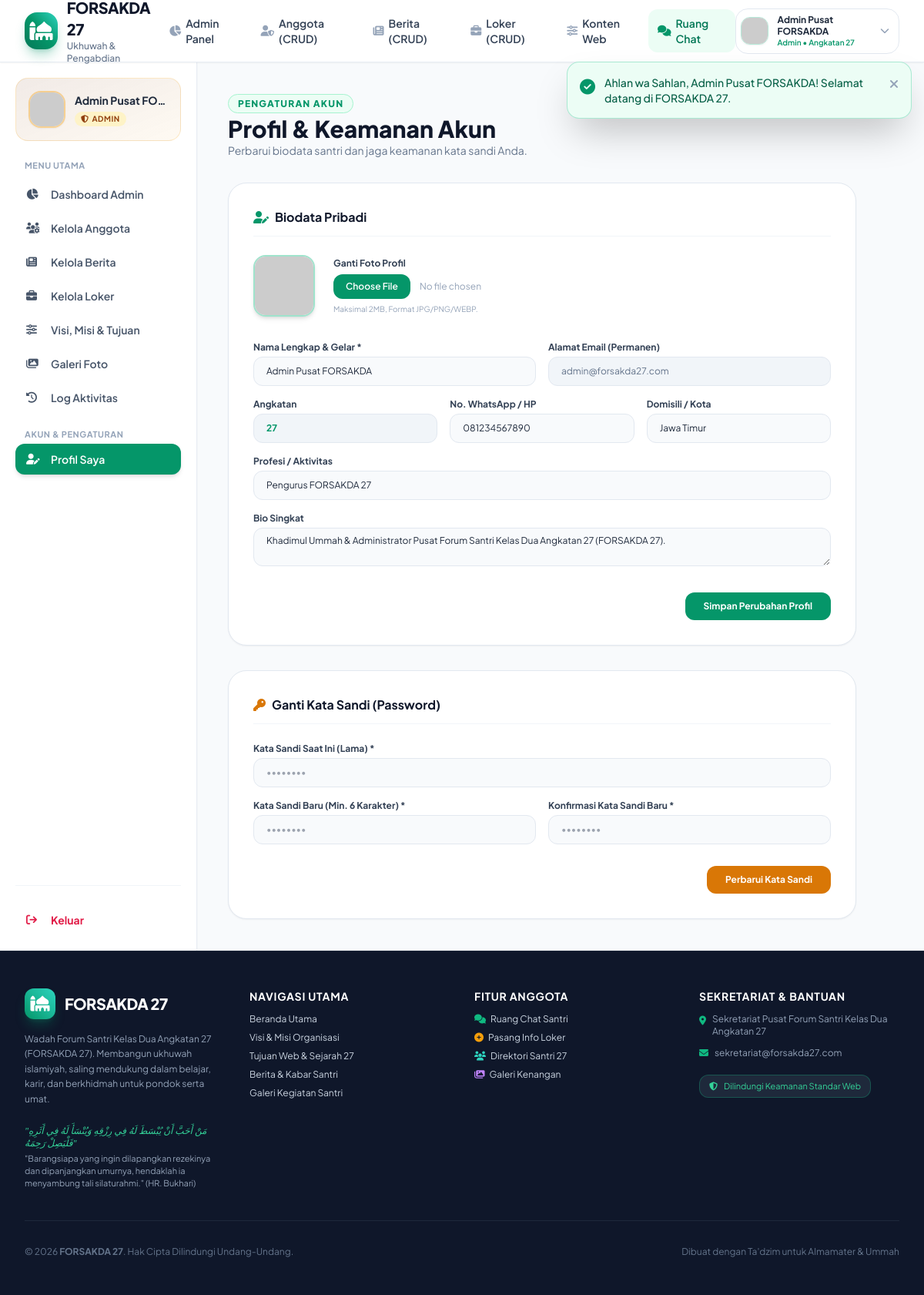
The app's page /views/member/profil.php (signed in) with its own data.
### tables this page shows
CREATE TABLE IF NOT EXISTS `users` (
  `id` INT AUTO_INCREMENT PRIMARY KEY,
  `nama` VARCHAR(100) NOT NULL,
  `email` VARCHAR(100) NULL DEFAULT NULL,
  `password` VARCHAR(255) NOT NULL,
  `role` ENUM('admin', 'anggota', 'publik') DEFAULT 'anggota',
  `status` ENUM('active', 'pending', 'suspended') DEFAULT 'active',
  `angkatan` VARCHAR(20) DEFAULT '27',
  `no_hp` VARCHAR(30) NULL,
  `domisili` VARCHAR(100) NULL,
  `profesi` VARCHAR(100) NULL,
  `bio` TEXT NULL,
  `foto` VARCHAR(255) NULL,
  `created_at` DATETIME DEFAULT CURRENT_TIMESTAMP,
  `updated_at` DATETIME DEFAULT CURRENT_TIMESTAMP ON UPDATE CURRENT_TIMESTAMP,
  UNIQUE KEY `email_unique` (`email`),
  INDEX (`nama`),
  INDEX (`role`),
  INDEX (`status`)
);

### config/auth.php (called while the page is built, shortened)
<?php
require_once __DIR__ . '/security.php';
function is_logged_in(): bool {
    return !empty($_SESSION['user_id']) && !empty($_SESSION['user_role']);
}
function current_user(): ?array {
    return [
        'id'        => (int)$_SESSION['user_id'],
        'nama'      => $_SESSION['user_nama'] ?? 'Pengguna',
        'email'     => $_SESSION['user_email'] ?? '',
        'role'      => $_SESSION['user_role'] ?? 'publik',
        'status'    => $_SESSION['user_status'] ?? 'active',
        'foto'      => $_SESSION['user_foto'] ?? '',
        'angkatan'  => $_SESSION['user_angkatan'] ?? '27',
        'no_hp'     => $_SESSION['user_no_hp'] ?? '',
        'domisili'  => $_SESSION['user_domisili'] ?? '',
        'profesi'   => $_SESSION['user_profesi'] ?? ''
    ];
}
function has_role($roles): bool {
    if (is_string($roles)) {
        $roles = [$roles];
    }
    $userRole = $_SESSION['user_role'] ?? '';
    return in_array($userRole, $roles, true);
}

### config/security.php (called while the page is built, shortened)
<?php
function e(?string $data): string {
    return htmlspecialchars($data, ENT_QUOTES | ENT_SUBSTITUTE, 'UTF-8');
}

### views/member/profil.php (the view, shortened to what this page needs)
<?php
require_once __DIR__ . '/../../includes/header.php';
$user = current_user();
$pdo = Database::getConnection();
$stmt = $pdo->prepare("SELECT * FROM users WHERE id = :uid LIMIT 1");
$stmt->execute([':uid' => $user['id']]);
$userData = $stmt->fetch();
?>
<div class="flex-1 flex flex-col md:flex-row bg-slate-50 dark:bg-slate-950">
    <?php require_once __DIR__ . '/../../includes/sidebar.php'; ?>
    <main class="flex-1 p-6 sm:p-10 space-y-8 overflow-y-auto max-w-4xl">
        <div>
            <span class="text-xs font-extrabold uppercase tracking-widest text-brand-600 bg-brand-50 px-3 py-1 rounded-full border border-brand-200">
                Pengaturan Akun
            </span>
            <h1 class="text-2xl sm:text-3xl font-black text-slate-900 dark:text-white mt-1">
                Profil & Keamanan Akun
            </h1>
            <p class="text-slate-500 dark:text-slate-400 text-xs sm:text-sm">
                Perbarui biodata santri dan jaga keamanan kata sandi Anda.
            </p>
        </div>
        <div class="bg-white dark:bg-slate-900 rounded-3xl p-6 sm:p-8 border border-slate-200 dark:border-slate-800 shadow-sm space-y-6">
            <h3 class="text-base font-bold text-slate-900 dark:text-white flex items-center gap-2 border-b border-slate-100 dark:border-slate-800 pb-3">
                <i class="fa-solid fa-user-pen text-brand-600"></i> Biodata Pribadi
            </h3>
            <form method="POST" action="<?php echo BASE_URL; ?>/actions/auth_process.php" enctype="multipart/form-data" class="space-y-4">
                <div class="flex flex-col sm:flex-row items-center gap-6 pb-4">
                    <img id="avatarPreview" src="<?php echo !empty($userData['foto']) ? BASE_URL . '/' . e($userData['foto']) : 'https://ui-avatars.com/api/?name=' . urlencode($userData['nama']) . '&background=059669&color=fff'; ?>"
                         alt="<?php echo e($userData['nama']); ?>"
                         class="w-20 h-20 rounded-2xl object-cover border-2 border-emerald-500/40 shadow-md">
                    <div class="space-y-1.5 text-center sm:text-left">
                        <label class="block text-xs font-bold text-slate-700 dark:text-slate-300">Ganti Foto Profil</label>
                        <input type="file" name="foto" accept="image/png, image/jpeg, image/webp" data-preview-target="avatarPreview" class="image-preview-input text-xs text-slate-400 file:mr-3 file:py-2 file:px-4 file:rounded-xl file:border-0 file:text-xs file:font-semibold file:bg-brand-600 file:text-white hover:file:bg-brand-500">
                        <p class="text-[10px] text-slate-400">Maksimal 2MB, Format JPG/PNG/WEBP.</p>
                    </div>
                </div>
                <div class="grid grid-cols-1 sm:grid-cols-2 gap-4">
                    <div>
                        <label class="block text-xs font-bold text-slate-700 dark:text-slate-300 mb-1">Nama Lengkap & Gelar *</label>
                        <input type="text" name="nama" value="<?php echo e($userData['nama']); ?>" required class="w-full px-4 py-2.5 bg-slate-50 dark:bg-slate-800 border border-slate-200 dark:border-slate-700 rounded-xl text-xs text-slate-800 dark:text-slate-100">
                    </div>
                    <div>
                        <label class="block text-xs font-bold text-slate-700 dark:text-slate-300 mb-1">Alamat Email (Permanen)</label>
                        <input type="email" value="<?php echo e($userData['email']); ?>" disabled class="w-full px-4 py-2.5 bg-slate-100 dark:bg-slate-800/40 border border-slate-200 dark:border-slate-700 rounded-xl text-xs text-slate-500">
                    </div>
                </div>
                <div class="grid grid-cols-1 sm:grid-cols-3 gap-4">
                    <div>
                        <label class="block text-xs font-bold text-slate-700 dark:text-slate-300 mb-1">Angkatan</label>
                        <input type="text" value="27" disabled class="w-full px-4 py-2.5 bg-slate-100 dark:bg-slate-800/40 border border-slate-200 dark:border-slate-700 rounded-xl text-xs font-bold text-brand-600">
                    </div>
                    <div>
                        <label class="block text-xs font-bold text-slate-700 dark:text-slate-300 mb-1">No. WhatsApp / HP</label>
                        <input type="text" name="no_hp" value="<?php echo e($userData['no_hp']); ?>" placeholder="08xxxxxxxxxx" class="w-full px-4 py-2.5 bg-slate-50 dark:bg-slate-800 border border-slate-200 dark:border-slate-700 rounded-xl text-xs text-slate-800 dark:text-slate-100">
                    </div>
                    <div>
                        <label class="block text-xs font-bold text-slate-700 dark:text-slate-300 mb-1">Domisili / Kota</label>
                        <input type="text" name="domisili" value="<?php echo e($userData['domisili']); ?>" placeholder="Jakarta, Surabaya..." class="w-full px-4 py-2.5 bg-slate-50 dark:bg-slate-800 border border-slate-200 dark:border-slate-700 rounded-xl text-xs text-slate-800 dark:text-slate-100">
                    </div>
                </div>
                <div>
                    <label class="block text-xs font-bold text-slate-700 dark:text-slate-300 mb-1">Profesi / Aktivitas</label>
                    <input type="text" name="profesi" value="<?php echo e($userData['profesi']); ?>" placeholder="Software Engineer, Guru, Wirausaha..." class="w-full px-4 py-2.5 bg-slate-50 dark:bg-slate-800 border border-slate-200 dark:border-slate-700 rounded-xl text-xs text-slate-800 dark:text-slate-100">
                </div>
                <div>
                    <label class="block text-xs font-bold text-slate-700 dark:text-slate-300 mb-1">Bio Singkat</label>
                    <textarea name="bio" rows="2" class="w-full px-4 py-2 bg-slate-50 dark:bg-slate-800 border border-slate-200 dark:border-slate-700 rounded-xl text-xs text-slate-800 dark:text-slate-100"><?php echo e($userData['bio']); ?></textarea>
                </div>
                <div class="pt-3 text-right">
                    <button type="submit" class="px-6 py-2.5 bg-brand-600 hover:bg-brand-500 text-white font-bold rounded-xl text-xs transition">
                        Simpan Perubahan Profil
                    </button>
                </div>
            </form>
        </div>
        <div class="bg-white dark:bg-slate-900 rounded-3xl p-6 sm:p-8 border border-slate-200 dark:border-slate-800 shadow-sm space-y-6">
            <h3 class="text-base font-bold text-slate-900 dark:text-white flex items-center gap-2 border-b border-slate-100 dark:border-slate-800 pb-3">
                <i class="fa-solid fa-key text-amber-600"></i> Ganti Kata Sandi (Password)
            </h3>
            <form method="POST" action="<?php echo BASE_URL; ?>/actions/auth_process.php" class="space-y-4">
                <div>
                    <label class="block text-xs font-bold text-slate-700 dark:text-slate-300 mb-1">Kata Sandi Saat Ini (Lama) *</label>
                    <input type="password" name="old_password" required placeholder="••••••••" class="w-full px-4 py-2.5 bg-slate-50 dark:bg-slate-800 border border-slate-200 dark:border-slate-700 rounded-xl text-xs text-slate-800 dark:text-slate-100">
                </div>
                <div class="grid grid-cols-1 sm:grid-cols-2 gap-4">
                    <div>
                        <label class="block text-xs font-bold text-slate-700 dark:text-slate-300 mb-1">Kata Sandi Baru (Min. 6 Karakter) *</label>
                        <input type="password" name="new_password" required placeholder="••••••••" class="w-full px-4 py-2.5 bg-slate-50 dark:bg-slate-800 border border-slate-200 dark:border-slate-700 rounded-xl text-xs text-slate-800 dark:text-slate-100">
                    </div>
                    <div>
                        <label class="block text-xs font-bold text-slate-700 dark:text-slate-300 mb-1">Konfirmasi Kata Sandi Baru *</label>
                        <input type="password" name="confirm_password" required placeholder="••••••••" class="w-full px-4 py-2.5 bg-slate-50 dark:bg-slate-800 border border-slate-200 dark:border-slate-700 rounded-xl text-xs text-slate-800 dark:text-slate-100">
                    </div>
                </div>
                <div class="pt-3 text-right">
                    <button type="submit" class="px-6 py-2.5 bg-amber-600 hover:bg-amber-500 text-white font-bold rounded-xl text-xs transition">
                        Perbarui Kata Sandi
                    </button>
                </div>
            </form>
        </div>
    </main>
</div>
<?php require_once __DIR__ . '/../../includes/footer.php'; ?>

### includes/sidebar.php (shortened to what this page needs)
<?php
$user = current_user();
$currentScript = basename($_SERVER['PHP_SELF'] ?? '');
$isAdmin = has_role('admin');
?>
<aside class="hidden md:flex w-64 bg-white dark:bg-slate-900 border-r border-slate-200/80 dark:border-slate-800 p-5 flex-col justify-between shrink-0 shadow-sm">
    <div class="space-y-6">
        <div class="p-4 rounded-2xl bg-gradient-to-br <?php echo $isAdmin ? 'from-amber-900/10 to-amber-500/5 border border-amber-500/20' : 'from-brand-900/10 to-brand-500/5 border border-brand-500/20'; ?>">
            <div class="flex items-center gap-3">
                <img src="<?php echo !empty($user['foto']) ? BASE_URL . '/' . e($user['foto']) : 'https://ui-avatars.com/api/?name=' . urlencode($user['nama']) . '&background=059669&color=fff'; ?>"
                     alt="<?php echo e($user['nama']); ?>"
                     class="w-12 h-12 rounded-2xl object-cover border-2 <?php echo $isAdmin ? 'border-amber-500/40' : 'border-brand-500/40'; ?> shadow-sm">
                <div class="overflow-hidden">
                    <h4 class="text-sm font-bold text-slate-800 dark:text-white truncate"><?php echo e($user['nama']); ?></h4>
                    <span class="inline-flex items-center px-2 py-0.5 rounded-full text-[10px] font-bold uppercase tracking-wider <?php echo $isAdmin ? 'bg-amber-100 text-amber-800' : 'bg-brand-100 text-brand-800'; ?>">
                        <i class="fa-solid <?php echo $isAdmin ? 'fa-shield-halved mr-1' : 'fa-user-check mr-1'; ?>"></i>
                        <?php echo e($user['role']); ?>
                    </span>
                </div>
            </div>
        </div>
        <div class="space-y-1">
            <p class="px-3 text-[11px] font-bold text-slate-400 uppercase tracking-wider mb-2">Menu Utama</p>
            <?php if ($isAdmin): ?>
                <a href="<?php echo BASE_URL; ?>/views/admin/dashboard.php" class="flex items-center gap-3 px-3.5 py-2.5 rounded-xl text-sm font-semibold <?php echo ($currentScript === 'dashboard.php') ? 'bg-brand-600 text-white shadow-md shadow-brand-600/30' : 'text-slate-600 hover:bg-slate-100'; ?> transition">
                    <i class="fa-solid fa-chart-pie w-5"></i> Dashboard Admin
                </a>
                <a href="<?php echo BASE_URL; ?>/views/admin/users.php" class="flex items-center gap-3 px-3.5 py-2.5 rounded-xl text-sm font-semibold <?php echo ($currentScript === 'users.php') ? 'bg-brand-600 text-white shadow-md' : 'text-slate-600 hover:bg-slate-100'; ?> transition">
                    <i class="fa-solid fa-users-gear w-5"></i> Kelola Anggota
                </a>
                <a href="<?php echo BASE_URL; ?>/views/admin/berita.php" class="flex items-center gap-3 px-3.5 py-2.5 rounded-xl text-sm font-semibold <?php echo ($currentScript === 'berita.php') ? 'bg-brand-600 text-white shadow-md' : 'text-slate-600 hover:bg-slate-100'; ?> transition">
                    <i class="fa-solid fa-newspaper w-5"></i> Kelola Berita
                </a>
                <a href="<?php echo BASE_URL; ?>/views/admin/loker.php" class="flex items-center gap-3 px-3.5 py-2.5 rounded-xl text-sm font-semibold <?php echo ($currentScript === 'loker.php') ? 'bg-brand-600 text-white shadow-md' : 'text-slate-600 hover:bg-slate-100'; ?> transition">
                    <i class="fa-solid fa-briefcase w-5"></i> Kelola Loker
                </a>
                <a href="<?php echo BASE_URL; ?>/views/admin/konten.php" class="flex items-center gap-3 px-3.5 py-2.5 rounded-xl text-sm font-semibold <?php echo ($currentScript === 'konten.php') ? 'bg-brand-600 text-white shadow-md' : 'text-slate-600 hover:bg-slate-100'; ?> transition">
                    <i class="fa-solid fa-sliders w-5"></i> Visi, Misi & Tujuan
                </a>
                <a href="<?php echo BASE_URL; ?>/views/admin/galeri.php" class="flex items-center gap-3 px-3.5 py-2.5 rounded-xl text-sm font-semibold <?php echo ($currentScript === 'galeri.php') ? 'bg-brand-600 text-white shadow-md' : 'text-slate-600 hover:bg-slate-100'; ?> transition">
                    <i class="fa-solid fa-images w-5"></i> Galeri Foto
                </a>
                <a href="<?php echo BASE_URL; ?>/views/admin/logs.php" class="flex items-center gap-3 px-3.5 py-2.5 rounded-xl text-sm font-semibold <?php echo ($currentScript === 'logs.php') ? 'bg-brand-600 text-white shadow-md' : 'text-slate-600 hover:bg-slate-100'; ?> transition">
                    <i class="fa-solid fa-clock-rotate-left w-5"></i> Log Aktivitas
                </a>
            <?php endif; ?>
            <p class="px-3 text-[11px] font-bold text-slate-400 uppercase tracking-wider pt-4 mb-2">Akun & Pengaturan</p>
            <a href="<?php echo BASE_URL; ?>/views/member/profil.php" class="flex items-center gap-3 px-3.5 py-2.5 rounded-xl text-sm font-semibold <?php echo ($currentScript === 'profil.php') ? 'bg-brand-600 text-white shadow-md' : 'text-slate-600 hover:bg-slate-100'; ?> transition">
                <i class="fa-solid fa-user-pen w-5"></i> Profil Saya
            </a>
        </div>
    </div>
    <div class="pt-6 border-t border-slate-100 dark:border-slate-800">
        <a href="<?php echo BASE_URL; ?>/actions/auth_process.php?action=logout" class="flex items-center gap-3 px-3.5 py-2.5 rounded-xl text-sm font-bold text-rose-600 hover:bg-rose-50 transition">
            <i class="fa-solid fa-arrow-right-from-bracket w-5"></i> Keluar
        </a>
    </div>
</aside>

### assets/css/custom.css (style rules this page uses)
:root { --primary: #059669; --primary-dark: #064e3b; --accent: #d97706; }
body { font-family: 'Plus Jakarta Sans', -apple-system, BlinkMacSystemFont, 'Segoe UI', Roboto, sans-serif; }

### records on screen
users: nama "Admin Pusat FO…", role "ADMIN", nama "Admin Pusat FORSAKDA", email "admin@forsakda27.com", no_hp "081234567890", domisili "Jawa Timur", profesi "Pengurus FORSAKDA 27", bio "Khadimul Ummah & Administrator Pusat Forum Santri Kelas Dua Angkatan 27 (FORSAKDA 27)."

### other values on screen
$message "Ahlan wa Sahlan, Admin Pusat FORSAKDA! Selamat datang di FORSAKDA 27."
$currentUser['nama'] "Admin Pusat FORSAKDA"
$currentUser['role'] "Admin"
APP_NAME "FORSAKDA 27"
